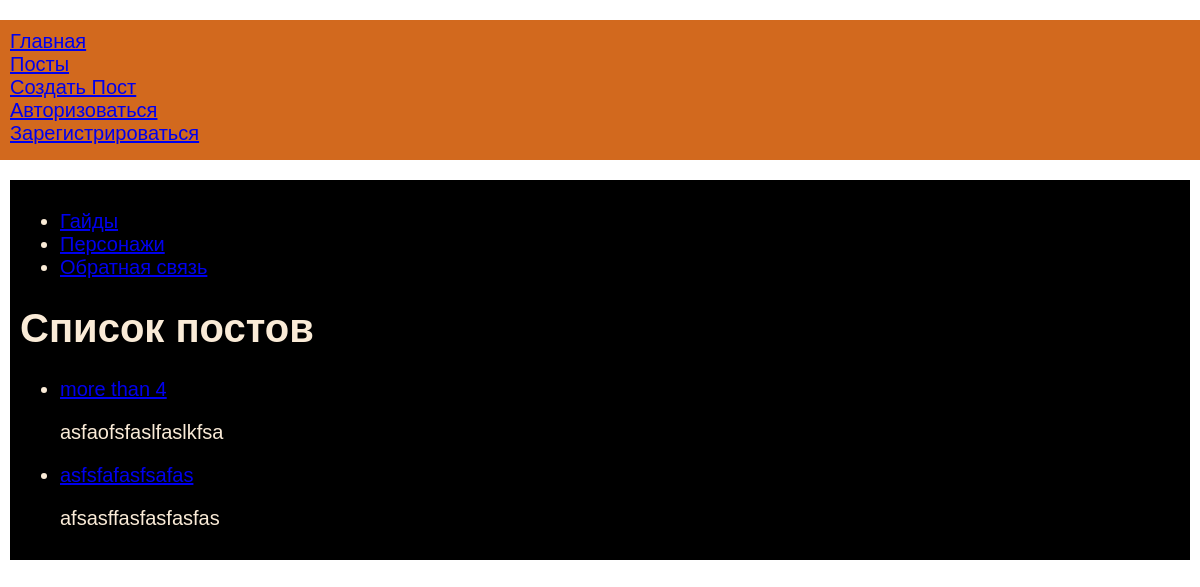
Page /posts on the earlier database version.
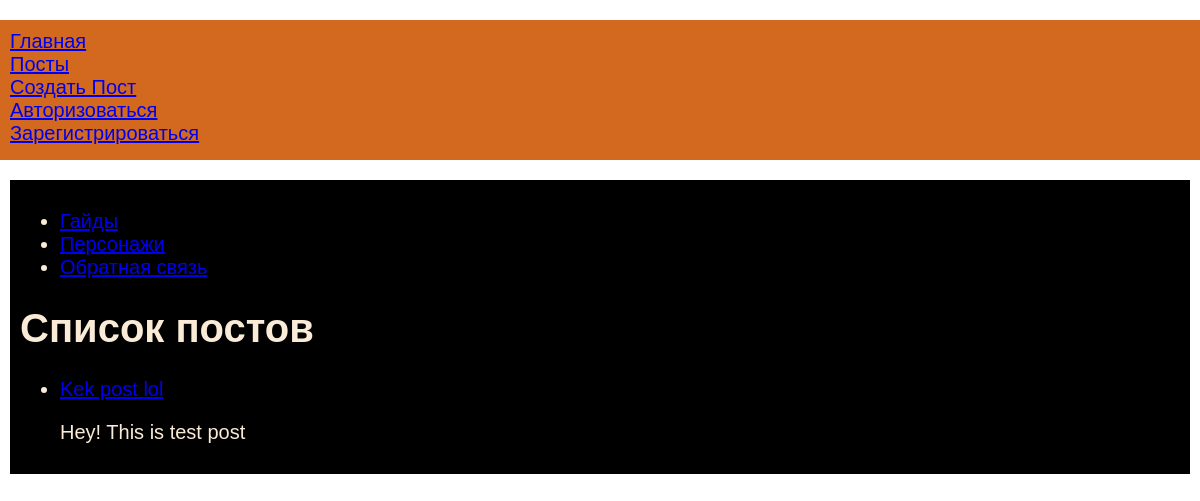
Same page on the later database version.
### tables this page shows
CREATE TABLE OFFMENU(
    id integer PRIMARY KEY AUTOINCREMENT,
    name text NOT NULL,
    url text NOT NULL
);

CREATE TABLE POSTS(
    id integer PRIMARY KEY AUTOINCREMENT,
    title text NOT NULL,
    text text NOT NULL,
    url text NOT NULL,
    userid integer,
    time integer NOT NULL
);

### starter.py (the view)
@app.route("/posts")
def posts():
    return render_template("posts.html",title = "Список постов", off_menu=dbase.getOffmenu(), posts=dbase.getPostsAnonce())

### FDataBase.py (called while the page is built)
    def getOffmenu(self):
        sql = '''SELECT * FROM OFFMENU'''
        try:
            self.__cur.execute(sql)
            res = self.__cur.fetchall()
            if res: return res
        except:
            print('DB reading error')
        return []

    def getPostsAnonce(self):
        try:
            self.__cur.execute(f"SELECT id, title, text, url FROM  posts ORDER BY time DESC")
            res = self.__cur.fetchall()
            if res: return res
        except sqlite3.Error as e:
            print("Ошибка получения постов" + str(e))
        return []

### starter.py (called while the page is built)
def connect_db():
    conn = sqlite3.connect(app.config['DATABASE'])
    conn.row_factory = sqlite3.Row
    return conn

def get_db():
    if not hasattr(g, 'link_db'):
        g.link_db = connect_db()
        return g.link_db

@app.before_request
def before_request():
    global dbase
    db = get_db()
    dbase=FDataBase(db)

### templates/posts.html
{% extends 'base.html' %}
{% block content %}
{{ super() }}
{% block off_menu %}
    <ul class="off_menu">
        {% for m in off_menu -%}
    <li><a href="{{m.url}}">{{m.name}}</a></li>
        {% endfor -%}
    </ul>
{% endblock off_menu %}
{%  if title %}
<h1>{{ title }}</h1>
{% else %}
<h1>Genshin Funzone</h1>
{% endif %}
<ul class="list-posts">
{% for p in posts %}
<li>
<p class="title"><a href="{{ url_for('show_post', alias=p.url)}}">{{p.title}}</a></p>
<p class="annonce">{{ p.text[:50] | striptags }}</p>
</li>
{% endfor %}
</ul>
{% endblock %}

### templates/base.html (shortened to what this page needs)
<!DOCTYPE html>
<html>
<head>
    <link type="text/css" href="{{ url_for('static', filename='css/styles.css')}}" rel="stylesheet" />
</head>
</html>
<body>
    {% block content -%}
        {% block mainmenu -%}
    <ul class="mainmenu">
    <li><a href="{{url_for('index')}}">Главная</a></li>
    <li><a href="{{url_for('posts')}}">Посты</a></li>
    <li><a href="{{url_for('create_post')}}">Создать Пост</a></li>
    {% if current_user.is_authenticated %}
    <li><a href="{{url_for('profile', username=current_user.get_id())}}">Профиль</a></li>
    <li><a href="{{url_for('logout')}}">Выйти</a></li>
    {% else -%}
    <li><a href="{{url_for('authorisation')}}">Авторизоваться</a></li>
    <li><a href="{{url_for('register')}}">Зарегистрироваться</a></li>
    </ul>
        {% endif %}
        {% endblock mainmenu %}
    <div class = "content">
    {% endblock content %}
    </div>
</body>
</html>

### static/css/styles.css (style rules this page uses)
html, body { font-family: "Arial"; margin:0; padding:0; height: 100%; width: 100%; }
ul.mainmenu { background:chocolate; height:120px; margin: 0px, 0px, 15px, 0px; padding:10px; font-size: 20px; }
.content { background: black; color: antiquewhite; padding:10px; margin: 10px; font-size: 20px; }

Differences in the rows shown:
removed POSTS: title "more than 4", text "asfaofsfaslfaslkfsa"
removed POSTS: title "asfsfafasfsafas", text "afsasffasfasfasfas"
added POSTS: title "Kek post lol", text "Hey! This is test post"
